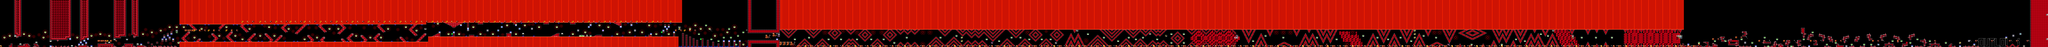

Rendered tile map (Tiled .tmx) drawn with the repository's tilesets; below, a short description and the map source with its tile grids summarised:
An orthogonal 1153x27 tile map with 16x16 px tiles, 2 tile layers (SP, ...), 2 hidden layers not drawn, 2 tilesets.

<map version="1.10" tiledversion="1.11.2" orientation="orthogonal" renderorder="right-down" width="1153" height="27" tilewidth="16" tileheight="16" infinite="0" nextlayerid="5" nextobjectid="1">
 <editorsettings>
  <chunksize width="16" height="27" />
  <export target="../LEVELS/LEVEL DATA/lvlset_B/ninecircles.csv" format="csv" />
 </editorsettings>
 <tileset firstgid="1" name="famidash" tilewidth="16" tileheight="16" tilecount="256" columns="16">
  <image source="../../../GRAPHICS/famidash Red.bmp" width="256" height="256" />
 </tileset>
 <tileset firstgid="257" name="sprites" tilewidth="16" tileheight="16" tilecount="256" columns="16">
  <image source="../../../GRAPHICS/sprites.png" width="256" height="256" />
 </tileset>
 <imagelayer id="3" name="Image Layer 1" visible="0" parallaxx="0.9" parallaxy="0.9" repeatx="1" repeaty="1">
  <image source="../../../GRAPHICS/Old/parallax Red.bmp" width="144" height="72" />
 </imagelayer>
 <imagelayer id="4" name="Image Layer 2" visible="0" offsetx="0" offsety="432" repeatx="1">
  <image source="../../../GRAPHICS/ground Red.bmp" width="64" height="128" />
 </imagelayer>
 <layer id="1" width="1153" height="27">
  <data>[31131 cells, 20223 non-empty, 109 distinct tile ids]</data>
 </layer>
 <layer id="2" name="SP" width="1153" height="27">
  <data>[31131 cells, 796 non-empty, 47 distinct tile ids]</data>
 </layer>
</map>
